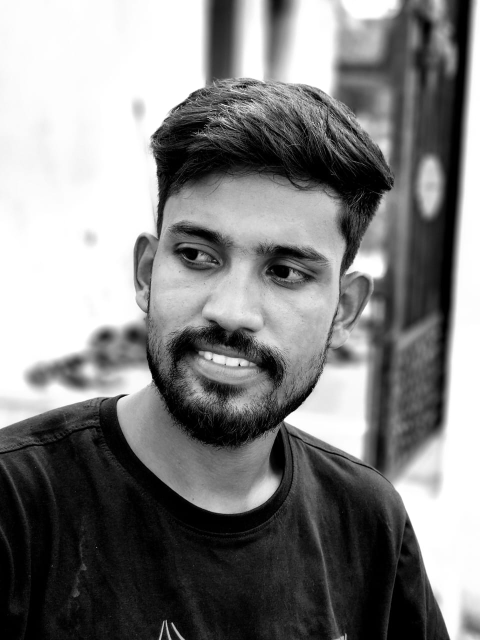
#> input picture Input_images/WhatsApp Image 2024-10-27 at 04.03.21_71b39d8c.jpg, 960 x 1280 px (shown at 1/2 size)
$ python -i app.py   (imports and definitions only)   (older library calls are emulated)
#> lines starting #> are read from the running program, lines starting #| are printed output that depends on the picture
#> further down, picture is the input picture: shape (1280, 960, 3); min 0, max 255, mean 129.1
import streamlit as st
import cv2
import numpy as np
from skimage.restoration import denoise_nl_means, estimate_sigma, denoise_tv_chambolle
from skimage import img_as_float, img_as_ubyte
from skimage.exposure import adjust_gamma, equalize_adapthist, rescale_intensity
from skimage.util import random_noise
import pywt
from PIL import Image
import io
import time
import threading
import queue
import os
from datetime import datetime


def add_noise(image, noise_type="gaussian", amount=0.05):
    noisy_img = random_noise(img_as_float(image), mode=noise_type, var=amount)
    return img_as_ubyte(noisy_img)


def gaussian_denoise(image, ksize=5):
    ksize = ksize if ksize % 2 == 1 else ksize + 1
    return cv2.GaussianBlur(image, (ksize, ksize), 0)


def median_denoise(image, ksize=5):
    ksize = ksize if ksize % 2 == 1 else ksize + 1
    return cv2.medianBlur(image, ksize)


def bilateral_denoise(image, d=9, sigmaColor=75, sigmaSpace=75):
    return cv2.bilateralFilter(image, d, sigmaColor, sigmaSpace)


# [56 lines left out: functions non_local_means_denoise, wavelet_denoising, total_variation_denoising, anisotropic_diffusion, not called in this run]


def super_resolution(image, scale=2):
    return cv2.resize(image, None, fx=scale, fy=scale, interpolation=cv2.INTER_CUBIC)


def gamma_correction(image, gamma=1.0):
    gamma_corrected = adjust_gamma(image, gamma)
    return img_as_ubyte(gamma_corrected)


# [4 lines left out: function contrast_stretching, not called in this run]


def color_histogram_equalization(image):
    hsv = cv2.cvtColor(image, cv2.COLOR_BGR2HSV)
#> hsv: shape (1280, 960, 3); mean H, S, V 0, 0, 129.1
    h, s, v = cv2.split(hsv)
#> h: shape (1280, 960); every value is 0

    v_eq = cv2.equalizeHist(v)
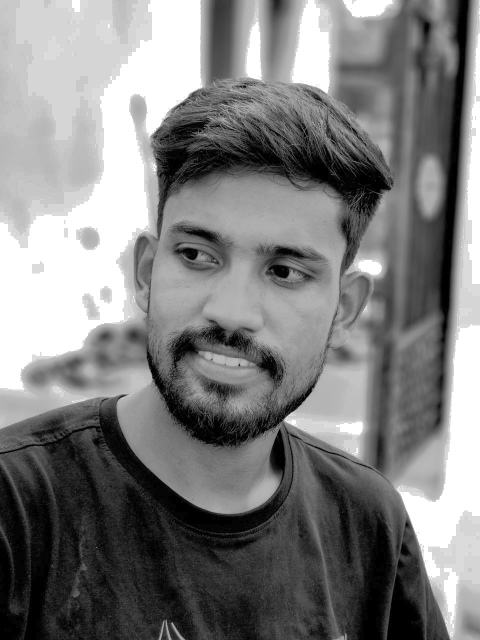
#> v_eq: shape (1280, 960) (shown at 1/2 size); min 0, max 255, mean 126.4

    hsv_eq = cv2.merge([h, s, v_eq])
#> hsv_eq: shape (1280, 960, 3); mean H, S, V 0, 0, 126.4
    return cv2.cvtColor(hsv_eq, cv2.COLOR_HSV2BGR)


# [15 lines left out: functions clahe_enhancement, sharpening, not called in this run]


def detail_enhancement(image, sigma_s=10, sigma_r=0.15):
    return cv2.detailEnhance(image, sigma_s=sigma_s, sigma_r=sigma_r)


# [93 lines left out: functions process_image, get_from_cache, save_to_cache, get_filename_without_extension, not called in this run]

# [3 lines not run here, left out]

if 'processing_history' not in st.session_state:
    st.session_state.processing_history = []

if 'current_state_index' not in st.session_state:
    st.session_state.current_state_index = -1


# [324 lines not run here, left out]

>>> import cv2
>>> picture = cv2.imread('../Input_images/WhatsApp Image 2024-10-27 at 04.03.21_71b39d8c.jpg')
>>> result = color_histogram_equalization(picture)

$ run again, on Input_images/WhatsApp Image 2024-10-27 at 04.05.21_4c97a42e.jpg
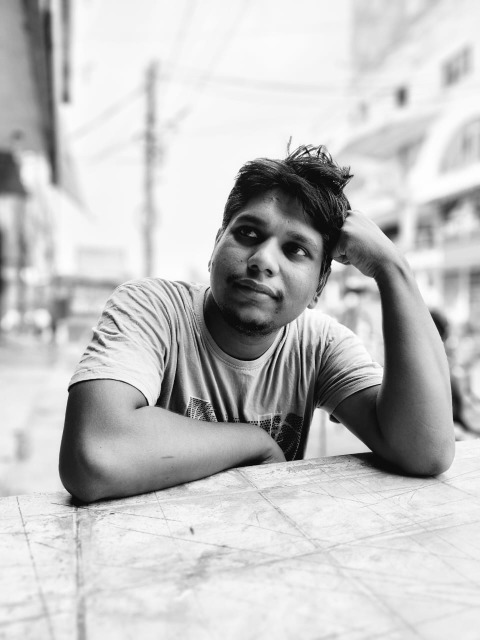
#> input picture Input_images/WhatsApp Image 2024-10-27 at 04.05.21_4c97a42e.jpg, 960 x 1280 px (shown at 1/2 size)
#> picture is the input picture: shape (1280, 960, 3); min 0, max 255, mean 193.9
#> hsv: shape (1280, 960, 3); mean H, S, V 0, 0, 193.9
#> h: shape (1280, 960); every value is 0
#> in color_histogram_equalization, `v_eq = cv2.equalizeHist(v)`:
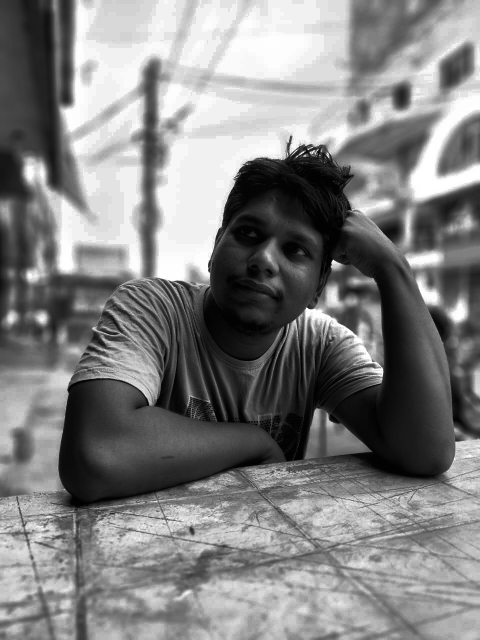
#> v_eq: shape (1280, 960) (shown at 1/2 size); min 0, max 255, mean 129.1
#> hsv_eq: shape (1280, 960, 3); mean H, S, V 0, 0, 129.1

$ run again, on Input_images/WhatsApp Image 2024-10-27 at 04.06.35_47f1f379.jpg
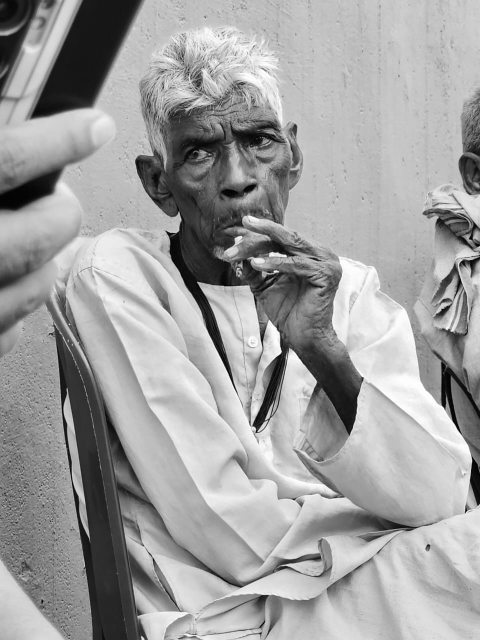
#> input picture Input_images/WhatsApp Image 2024-10-27 at 04.06.35_47f1f379.jpg, 960 x 1280 px (shown at 1/2 size)
#> picture is the input picture: shape (1280, 960, 3); min 0, max 255, mean 159.9
#> hsv: shape (1280, 960, 3); mean H, S, V 0, 0, 159.9
#> h: shape (1280, 960); every value is 0
#> in color_histogram_equalization, `v_eq = cv2.equalizeHist(v)`:
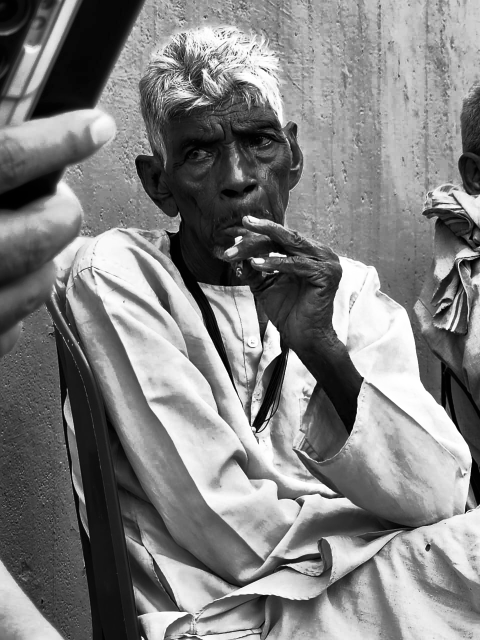
#> v_eq: shape (1280, 960) (shown at 1/2 size); min 0, max 255, mean 128.5
#> hsv_eq: shape (1280, 960, 3); mean H, S, V 0, 0, 128.5

$ run again, on Input_images/WhatsApp Image 2024-10-27 at 04.07.33_f33546b2.jpg
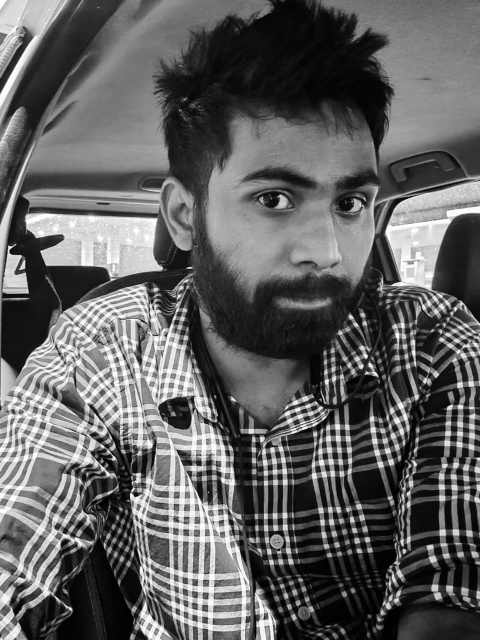
#> input picture Input_images/WhatsApp Image 2024-10-27 at 04.07.33_f33546b2.jpg, 960 x 1280 px (shown at 1/2 size)
#> picture is the input picture: shape (1280, 960, 3); min 0, max 255, mean 96.9
#> hsv: shape (1280, 960, 3); mean H, S, V 0, 0, 96.9
#> h: shape (1280, 960); every value is 0
#> in color_histogram_equalization, `v_eq = cv2.equalizeHist(v)`:
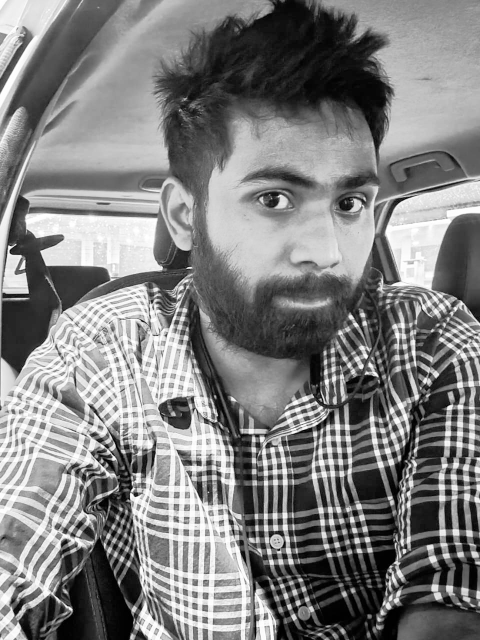
#> v_eq: shape (1280, 960) (shown at 1/2 size); min 0, max 255, mean 127.9
#> hsv_eq: shape (1280, 960, 3); mean H, S, V 0, 0, 127.9
